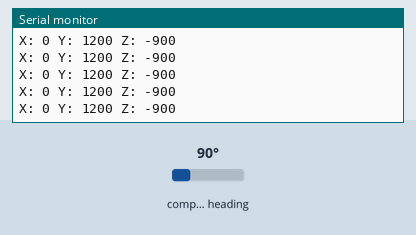
The sketch below on a simulated Arduino Uno, built with avr-gcc and run on an emulated ATmega328P. On the bench: the last lines printed to the serial monitor. The test bench sets the inputs (shaded band); at power-on: compass heading 90°.

Above: at 1.2 s.
1.3 s: compass heading set to 352°
At 1.69 s:
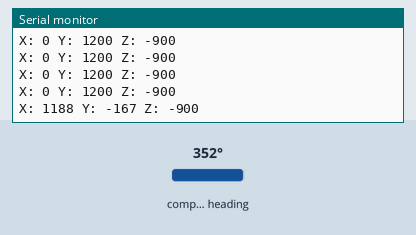
4.3 s: compass heading set to 7°
At 4.46 s:
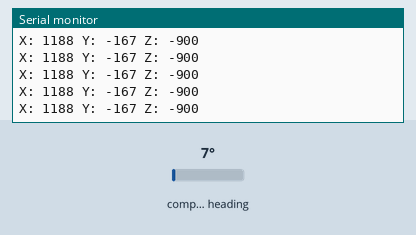
Timing chart, 0 to 7.3 s (numbered marks = the images above; inputs shaded):
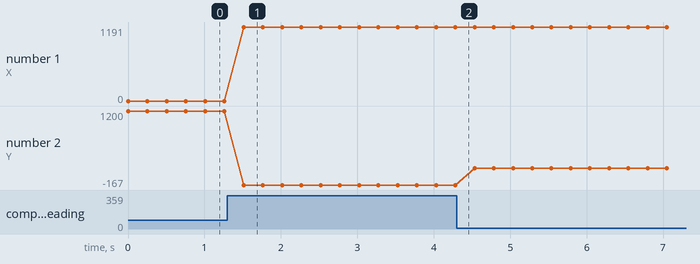

The sketch:

xyz.ino
```cpp
// (licence header left out)
#include <QMC5883LCompass.h>

QMC5883LCompass compass;

void setup() {
  Serial.begin(9600);
  compass.init();

}

void loop() {
  int x, y, z;

  // Read compass values
  compass.read();

  // Return XYZ readings
  x = compass.getX();
  y = compass.getY();
  z = compass.getZ();

  Serial.print("X: ");
  Serial.print(x);
  Serial.print(" Y: ");
  Serial.print(y);
  Serial.print(" Z: ");
  Serial.print(z);
  Serial.println();

  delay(250);
}
```

Measured:
- after the input at 1.3 s, the serial monitor: prints a new line after 0.21 s (image 1)
- plotted number 1: 0 → 1188 after the input at 1.3 s, 1188 → 1191 after the input at 4.3 s
- plotted number 2: 1200 → -167 after the input at 1.3 s, -167 → 146 after the input at 4.3 s
